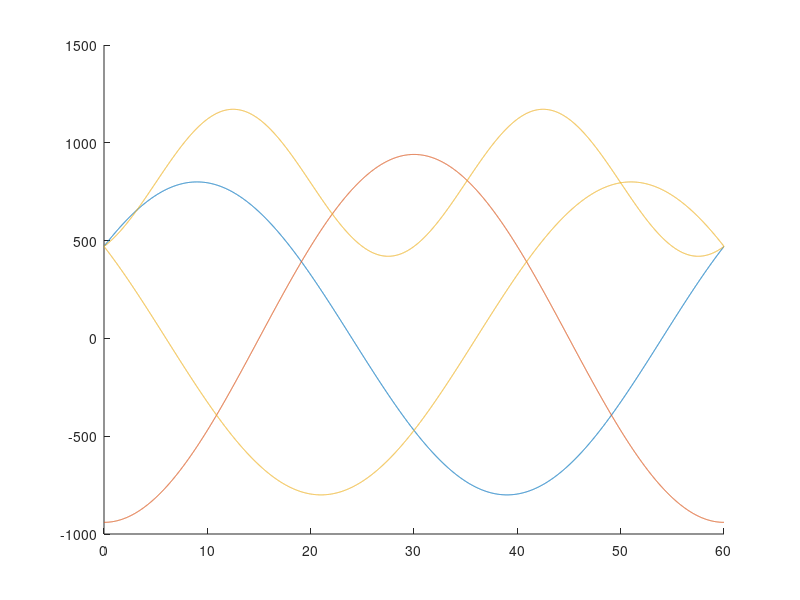

The MATLAB script that drew this image:
clear variables

figure(1);
hold on;
pos = 0:0.01:60;
i1 = 800*cos((pos-9)*6*pi/180);
i3 = 800*cos((pos-51)*6*pi/180);
i2 = (-i1-i3);
plot(pos,i1);
plot(pos,i2);
plot(pos,i3);

% Rotation
matElem = zeros(1,1,length(pos));
[theta,vec0, vec1] = deal(matElem);
theta(1,1,:) = pos/180*pi*6;
vec0(1,1,:) = 0;
vec1(1,1,:) = 1;
R = [
    cos(theta) -sin(theta) vec0
    sin(theta)  cos(theta) vec0
    vec0        vec0       vec1
    ];

expIq = zeros(size(pos));
aLine = [];

for degShift = -10:10
    
    % Power conservative Clark transform
    phaseDelta = degShift*pi/180*6;
    ClarkT = 2*sqrt(1/3)*[
        1 cos(-2*pi/3+phaseDelta) cos(-4*pi/3+2*phaseDelta)
        0 sin(-2*pi/3+phaseDelta) sin(-4*pi/3+2*phaseDelta)
        1/sqrt(2) 1/sqrt(2) 1/sqrt(2)
        ];
    
    for idx = 1:length(pos)
        qIaqIbqIc = [i1(idx) i2(idx) i3(idx)]';
        expIdIqI0 = R(:,:,idx)*ClarkT*qIaqIbqIc;
        expIq(idx) = expIdIqI0(2);
    end
    oldLine = aLine;
    aLine=plot(pos,expIq);
    pause; display(degShift);
    if ~isempty(oldLine)
        delete(oldLine);
    end
    
end
